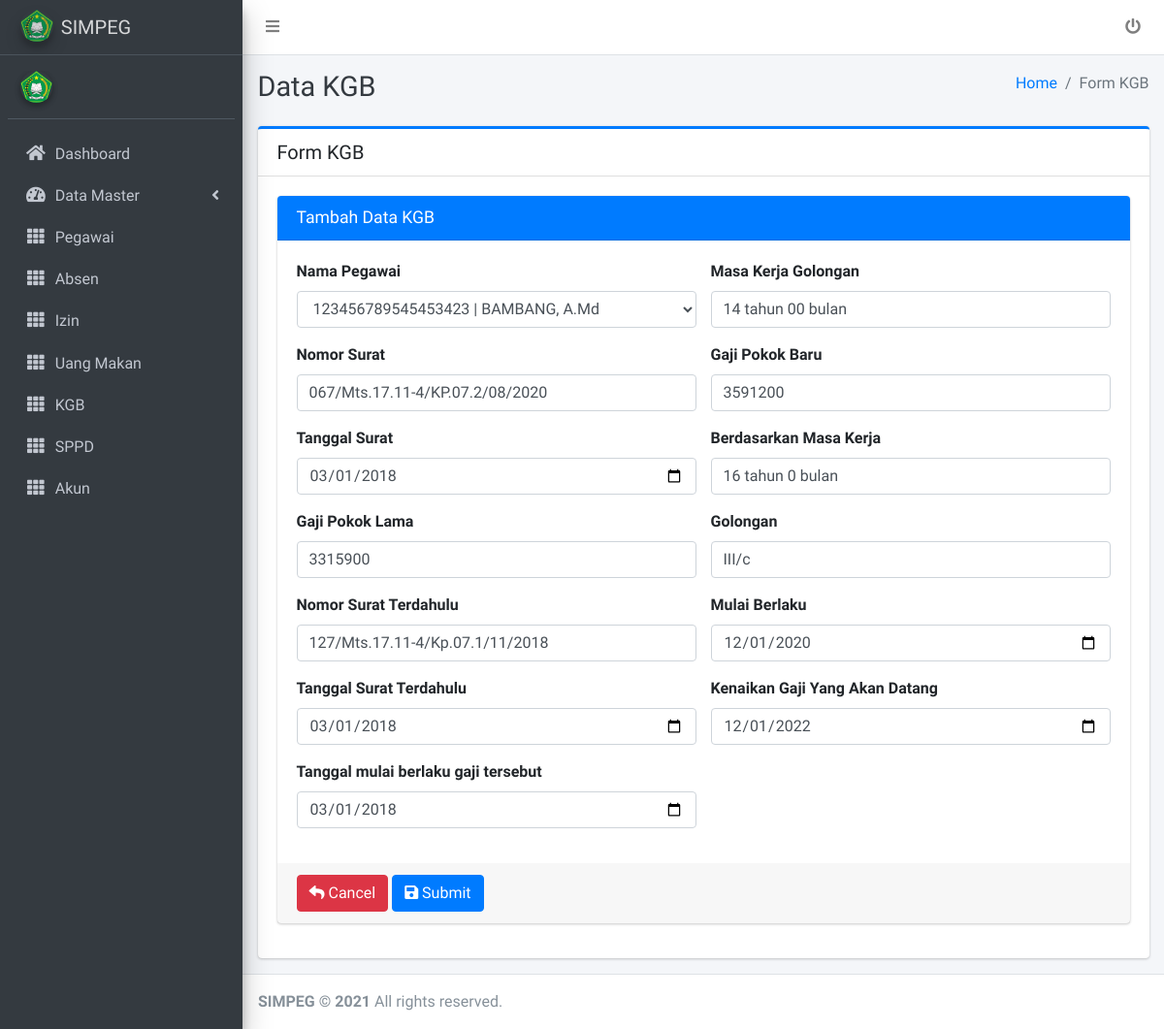
Page /admin/kgb/ubah_kgb.php?id=1 on the earlier database version.
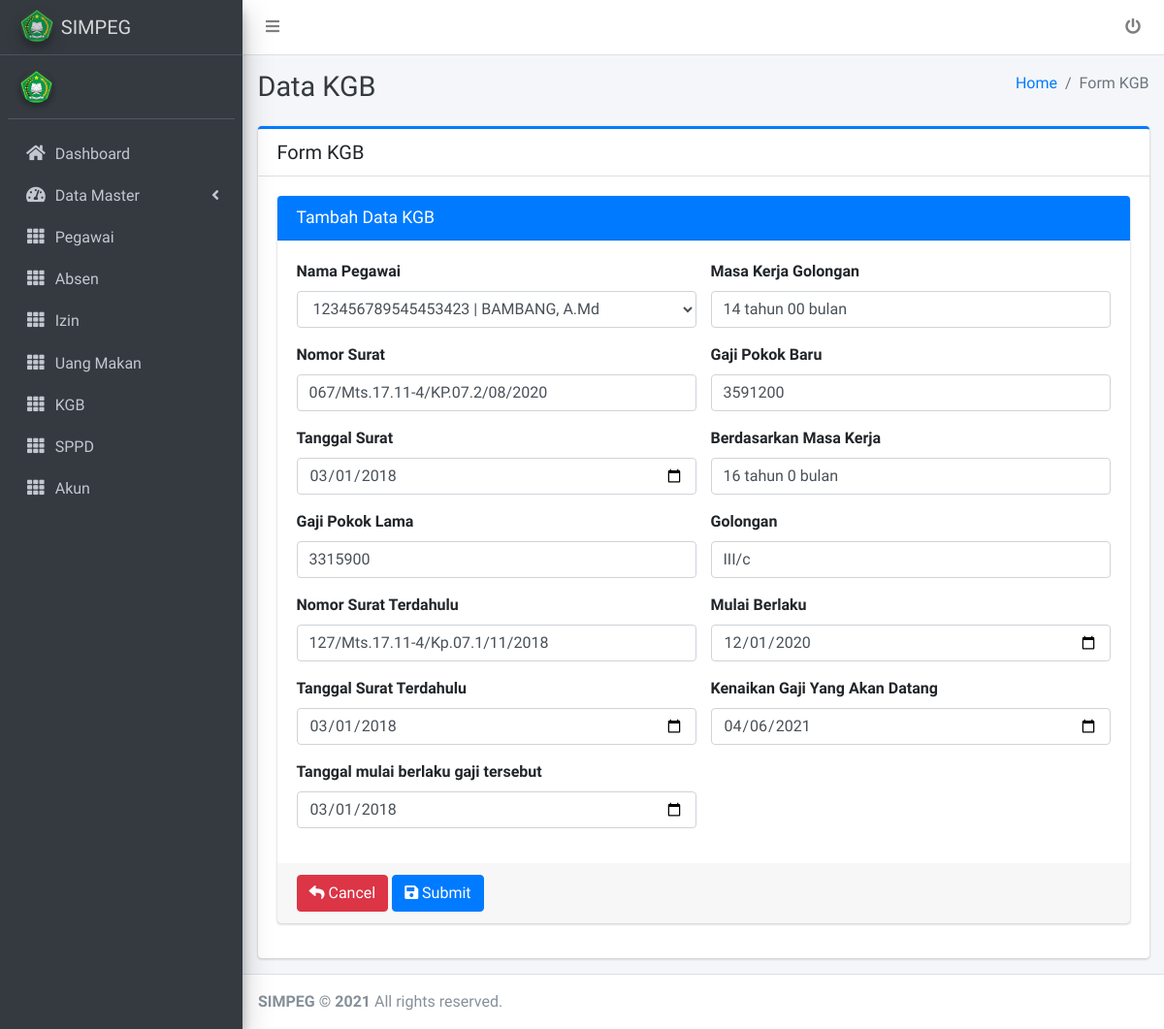
Same page on the later database version.
### tables this page shows
CREATE TABLE `jabatan` (
  `id_jabatan` int(11) NOT NULL,
  `jabatan` varchar(255) NOT NULL
);

CREATE TABLE `kgb` (
  `id_kgb` int(11) NOT NULL,
  `nip` varchar(25) NOT NULL,
  `nomor` varchar(100) NOT NULL,
  `tgl_baru` date NOT NULL,
  `gaji_lama` int(11) NOT NULL,
  `tgl_lama` date NOT NULL,
  `no_lama` varchar(100) NOT NULL,
  `tgl_gaji_lama` date NOT NULL,
  `masa_kerja_lama` varchar(100) NOT NULL,
  `gaji_baru` int(11) NOT NULL,
  `masa_kerja_baru` varchar(100) NOT NULL,
  `golongan` varchar(100) NOT NULL,
  `mulai_berlaku` date NOT NULL,
  `kenaikan_gaji` date NOT NULL
);

### admin/kgb/ubah_kgb.php (the view, shortened to what the changed rows need)
<?php
include "../komponen/head.php";
?>
<div class="content-wrapper">
    <div class="content-header">
        <div class="container-fluid">
            <div class="row mb-2">
                <div class="col-sm-6">
                    <h1 class="m-0 text-dark">Data KGB</h1>
                </div>
            </div>
        </div>
    </div>
    <div class="content">
        <div class="container-fluid">
            <div class="row">
                <div class="col-lg-12">
                    <div class="card card-primary card-outline">
                        <div class="card-body">
                            <div class="row">
                                <div class="col-md-12">
                                    <div class="card card-primary">
                                        <?php
                                        $id = $_GET['id'];
                                        $sql = mysqli_query($koneksi,"SELECT pegawai.nip,pegawai.nama_pegawai, jabatan.jabatan,jabatan.id_jabatan,golongan.id_golongan,golongan.golongan,kgb.id_kgb, kgb.nomor,kgb.gaji_lama,kgb.tgl_lama,kgb.no_lama,kgb.tgl_gaji_lama,kgb.masa_kerja_lama,kgb.gaji_baru,kgb.masa_kerja_baru,kgb.golongan,kgb.mulai_berlaku,kgb.kenaikan_gaji,kgb.tgl_baru FROM jabatan JOIN pegawai on jabatan.id_jabatan=pegawai.id_jabatan join golongan on golongan.id_golongan=pegawai.id_golongan JOIN kgb on pegawai.nip=kgb.nip where kgb.id_kgb='$id'") or die(mysqli_error($koneksi));
                                        $dt = mysqli_fetch_array($sql);
                                        ?>
                                         <form role="form" action="proses_ubah.php" method="POST" enctype="multipart/form-data">
                                            <div class="card-body">
                                                <div class="row">
                                                    <div class="col-md-6">
                                                        <div class="form-group">
                                                            <label for="nomor">Nomor Surat</label>
                                                            <input type="text" value="<?php echo $dt['nomor'] ?>" name="nomor" class="form-control" id="nomor" required placeholder="Nomor Surat">
                                                        </div>
                                                        <div class="form-group">
                                                            <label for="tgl_baru">Tanggal Surat</label>
                                                            <input type="date" value="<?php echo $dt['tgl_lama'] ?>" name="tgl_baru" class="form-control" id="tgl_baru" required placeholder="Tanggal Surat">
                                                        </div>
                                                        <div class="form-group">
                                                            <label for="gaji_lama">Gaji Pokok Lama</label>
                                                            <input type="text" value="<?php echo $dt['gaji_lama'] ?>" name="gaji_lama" class="form-control" id="gaji_lama" placeholder="Gaji Pokok Lama">
                                                        </div>
                                                        <div class="form-group">
                                                            <label for="no_lama">Nomor Surat Terdahulu</label>
                                                            <input type="text" value="<?php echo $dt['no_lama'] ?>" name="no_lama" class="form-control" id="no_lama" required placeholder="Nomor Surat Terdahulu">
                                                        </div>
                                                        <div class="form-group">
                                                            <label for="tgl_gaji_lama">Tanggal Surat Terdahulu</label>
                                                            <input type="date" value="<?php echo $dt['tgl_lama'] ?>" name="tgl_lama" class="form-control" id="tgl_lama" required placeholder="MK Tahun">
                                                        </div><div class="form-group">
                                                            <label for="tgl_gaji_lama">Tanggal mulai berlaku gaji tersebut</label>
                                                            <input type="date" value="<?php echo $dt['tgl_gaji_lama'] ?>" name="tgl_gaji_lama" class="form-control" id="tgl_gaji_lama" required placeholder="MK Tahun">
                                                        </div>
                                                    </div>
                                                    <div class="col-md-6">
                                                        <div class="form-group">
                                                            <label for="masa_kerja_lama">Masa Kerja Golongan</label>
                                                            <input type="text" value="<?php echo $dt['masa_kerja_lama'] ?>" name="masa_kerja_lama" class="form-control" id="masa_kerja_lama" required placeholder="MK Bulan">
                                                        </div>
                                                        <div class="form-group">
                                                            <label for="gaji_baru">Gaji Pokok Baru</label>
                                                            <input type="text" value="<?php echo $dt['gaji_baru'] ?>" name="gaji_baru" class="form-control" id="gaji_baru" required placeholder="Gaji Pokok Baru">
                                                        </div>
                                                        <div class="form-group">
                                                            <label for="masa_kerja_baru">Berdasarkan Masa Kerja</label>
                                                            <input type="text" value="<?php echo $dt['masa_kerja_baru'] ?>" name="masa_kerja_baru" class="form-control" id="masa_kerja_baru" required placeholder="Berdasarkan Masa Kerja">
                                                        </div>
                                                        <div class="form-group">
                                                            <label for="golongan">Golongan</label>
                                                            <input type="text" value="<?php echo $dt['golongan'] ?>" name="golongan" class="form-control" id="golongan" required placeholder="Golongan">
                                                        </div>
                                                        <div class="form-group">
                                                            <label for="mulai_berlaku">Mulai Berlaku</label>
                                                            <input type="date" name="mulai_berlaku" value="<?php echo $dt['mulai_berlaku'] ?>" class="form-control" id="mulai_berlaku" required placeholder="Mulai Berlaku">
                                                        </div>
                                                        <div class="form-group">
                                                            <label for="kenaikan_gaji">Kenaikan Gaji Yang Akan Datang</label>
                                                            <input type="date" value="<?php echo $dt['kenaikan_gaji'] ?>" name="kenaikan_gaji" class="form-control" id="kenaikan_gaji" required placeholder="Berdasarkan Masa Kerja">
                                                        </div>
                                                    </div>
                                                </div>
                                            </div>
                                        </form>
                                    </div>
                                </div>
                            </div>
                        </div>
                    </div>
                </div>
            </div>
        </div>
    </div>
</div>
<?php
include "../komponen/footer.php";
?>

Differences in the rows shown:
changed through a linked row, jabatan "14 tahun 00 bulan": kenaikan_gaji "12/01/2022" → "04/06/2021"
